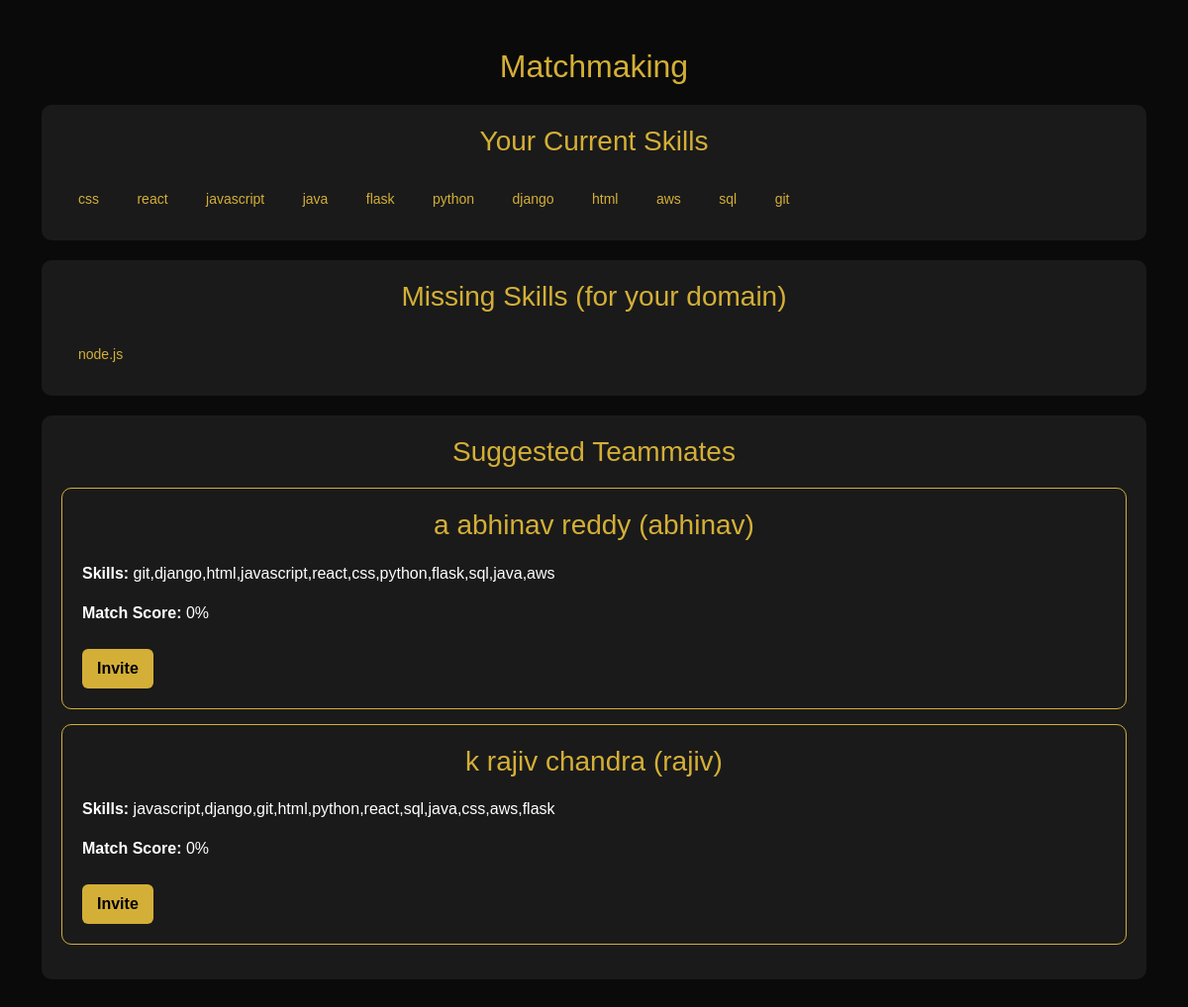
Screenshot of /match (signed in) with the database file from the repository.
### tables this page shows
CREATE TABLE users (
            id INTEGER PRIMARY KEY AUTOINCREMENT,
            username TEXT UNIQUE NOT NULL,
            email TEXT UNIQUE NOT NULL,
            password TEXT NOT NULL,
            fullname TEXT,
            contact TEXT,
            resume TEXT,
            skills TEXT,
            domain TEXT
        );

### app.py (the view)
@app.route("/match")
def match():
    if "user_id" not in session:
        return redirect(url_for("login"))
    conn = get_db_connection()
    cur = conn.cursor()
    cur.execute("SELECT * FROM users WHERE id=?", (session["user_id"],))
    user = cur.fetchone()
    if not user:
        conn.close()
        return "User not found", 404
    user_skills = normalize_skills(user["skills"])
    user_domain = user["domain"]
    cur.execute("SELECT * FROM domains WHERE LOWER(name)=?", (user_domain.lower(),))
    domain = cur.fetchone()
    if not domain:
        conn.close()
        return f"No domain setup for {user_domain}", 404
    required_skills = normalize_skills(domain["required_skills"])
    missing_skills = list(required_skills - user_skills)
    cur.execute("SELECT * FROM users WHERE domain=? AND id!=?", (user_domain, user["id"]))
    teammates = cur.fetchall()
    suggestions = []
    for t in teammates:
        t_skills = normalize_skills(t["skills"])
        overlap = len(set(missing_skills) & t_skills)
        score = int((overlap / len(required_skills)) * 100) if required_skills else 0
        suggestions.append({
            "id": t["id"],
            "username": t["username"],
            "fullname": t["fullname"],
            "skills": t["skills"],
            "domain": t["domain"],
            "match_score": score
        })
    suggestions.sort(key=lambda x: x["match_score"], reverse=True)
    conn.close()
    return render_template("match.html",
                           user_skills=user_skills,
                           missing_skills=missing_skills,
                           suggestions=suggestions)

### app.py (called while the page is built)
def get_db_connection():
    conn = sqlite3.connect("users.db")
    conn.row_factory = sqlite3.Row
    return conn

def normalize_skills(skill_string):
    if not skill_string:
        return set()
    return set(s.strip().lower() for s in skill_string.split(",") if s.strip())

### templates/match.html (shortened to what this page needs)
<!DOCTYPE html>
<html lang="en">
<head>
  <link href="https://cdn.jsdelivr.net/npm/bootstrap@5.3.2/dist/css/bootstrap.min.css" rel="stylesheet">
</head>
<body class="container py-5">
  <h2>Matchmaking</h2>
  <div class="section-card">
    <h3>Your Current Skills</h3>
    <div class="skills-box">
      {% if user_skills %}
        {% for skill in user_skills %}
          <span>{{ skill }}</span>
        {% endfor %}
      {% else %}
        <p>No skills added yet.</p>
      {% endif %}
    </div>
  </div>
  <div class="section-card">
    <h3>Missing Skills (for your domain)</h3>
    <div class="skills-box">
      {% if missing_skills %}
        {% for skill in missing_skills %}
          <span>{{ skill }}</span>
        {% endfor %}
      {% else %}
        <p>🎉 You already have all required skills!</p>
      {% endif %}
    </div>
  </div>
  <div class="section-card">
    <h3>Suggested Teammates</h3>
    {% if suggestions %}
      {% for s in suggestions %}
        <div class="card">
          <h3>{{ s.fullname }} ({{ s.username }})</h3>
          <p><b>Skills:</b> {{ s.skills }}</p>
          <p><b>Match Score:</b> {{ s.match_score }}%</p>
          <form action="{{ url_for('invite', teammate_id=s.id) }}" method="post">
            <button type="submit" class="invite-btn">Invite</button>
          </form>
        </div>
      {% endfor %}
    {% else %}
      <p>No teammates found in your domain yet.</p>
    {% endif %}
  </div>
</body>
</html>

### templates/match.html (style rules this page uses)
body { background: #0a0a0a; color: #d4af37; font-family: Arial, sans-serif; }
.section-card { background: #1a1a1a; padding: 20px; border-radius: 10px; margin-bottom: 20px; }
h2, h3 { text-align: center; margin-bottom: 20px; color: #d4af37; }
.skills-box span { display: inline-block; color: #d4af37; padding: 6px 12px; border-radius: 8px; margin: 5px; font-size: 14px; }
.card { background: #1a1a1a; border: 1px solid #d4af37; border-radius: 10px; padding: 20px; margin: 15px 0; }
.card h3 { color: #d4af37; }
.card p { color: #ffffff; }
.invite-btn { display: inline-block; background: #d4af37; color: black; font-weight: bold; padding: 8px 15px; border: none; border-radius: 6px; cursor: pointer; margin-top: 8px; }

### rows the page displays
users: fullname "a abhinav reddy", username "abhinav", skills "git,django,html,javascript,react,css,python,flask,sql,java,aws", match_score "0"
users: fullname "k rajiv chandra", username "rajiv", skills "javascript,django,git,html,python,react,sql,java,css,aws,flask", match_score "0"

### other values shown
{{ skill }} "css" "react" "javascript" "java" "flask" "python" "django" "html" "aws" "sql" "git"
{{ skill }} "node.js"
